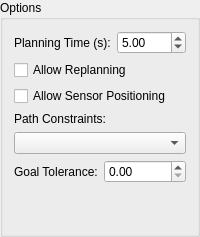
        <widget class="QGroupBox" name="groupBox_10">
         <property name="title">
          <string>Options</string>
         </property>
         <layout class="QVBoxLayout" name="verticalLayout_10">
          <item>
           <layout class="QHBoxLayout" name="horizontalLayout_3">
            <item>
             <widget class="QLabel" name="label_9">
              <property name="text">
               <string>Planning Time (s):</string>
              </property>
             </widget>
            </item>
            <item>
             <widget class="QDoubleSpinBox" name="planning_time">
              <property name="sizePolicy">
               <sizepolicy hsizetype="Minimum" vsizetype="Fixed">
                <horstretch>0</horstretch>
                <verstretch>0</verstretch>
               </sizepolicy>
              </property>
              <property name="maximum">
               <double>300.000000000000000</double>
              </property>
              <property name="value">
               <double>5.000000000000000</double>
              </property>
             </widget>
            </item>
           </layout>
          </item>
          <item>
           <widget class="QCheckBox" name="allow_replanning">
            <property name="text">
             <string>Allow Replanning</string>
            </property>
            <property name="checked">
             <bool>false</bool>
            </property>
           </widget>
          </item>
          <item>
           <widget class="QCheckBox" name="allow_looking">
            <property name="text">
             <string>Allow Sensor Positioning</string>
            </property>
            <property name="checked">
             <bool>false</bool>
            </property>
           </widget>
          </item>
          <item>
           <widget class="QLabel" name="label_5">
            <property name="text">
             <string>Path Constraints:</string>
            </property>
           </widget>
          </item>
          <item>
           <widget class="QComboBox" name="path_constraints_combo_box"/>
          </item>
          <item>
           <layout class="QHBoxLayout" name="horizontalLayout_11">
            <item>
             <widget class="QLabel" name="label_6">
              <property name="text">
               <string>Goal Tolerance:</string>
              </property>
             </widget>
            </item>
            <item>
             <widget class="QDoubleSpinBox" name="goal_tolerance"/>
            </item>
           </layout>
          </item>
          <item>
           <spacer name="verticalSpacer_2">
            <property name="orientation">
             <enum>Qt::Vertical</enum>
            </property>
            <property name="sizeHint" stdset="0">
             <size>
              <width>20</width>
              <height>40</height>
             </size>
            </property>
           </spacer>
          </item>
         </layout>
        </widget>
